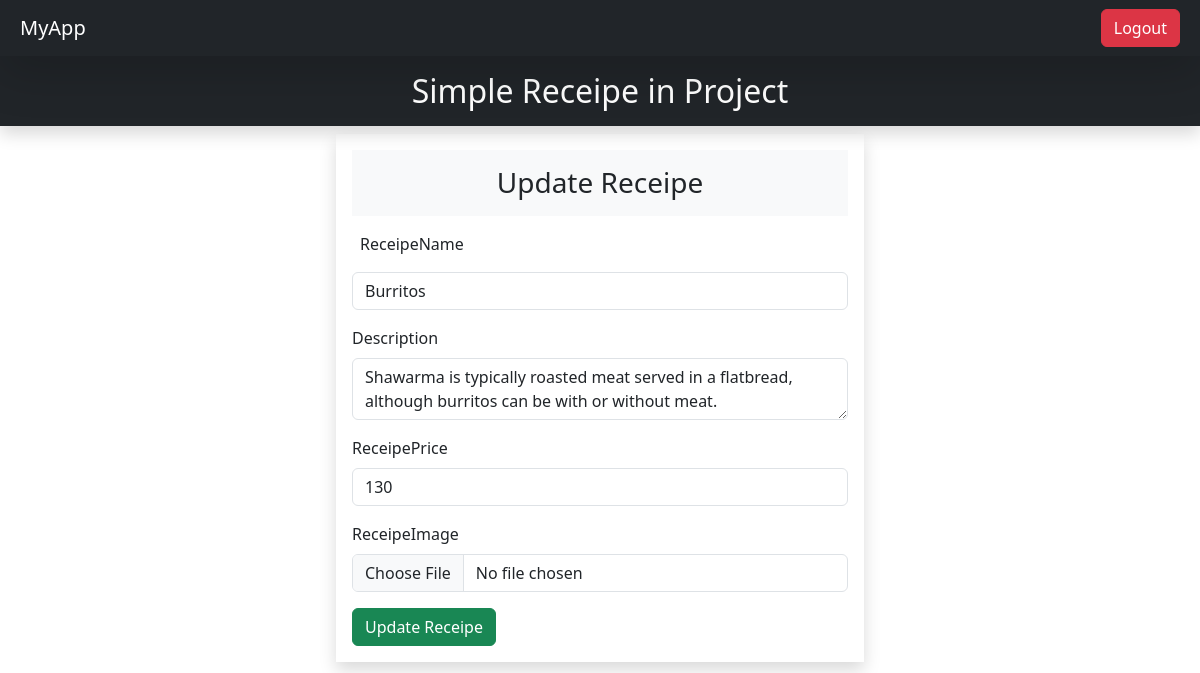
The app's page /update/24/ (signed in) with its own data.
### receipevege/models.py (models this page shows)
class Receipe(models.Model):
    user = models.ForeignKey(User, on_delete=models.SET_NULL, null = True, blank=True)
    re_name = models.CharField(max_length=100)
    re_description = models.TextField(max_length=1000)
    re_price = models.IntegerField()
    re_images = models.ImageField(upload_to='receipe')

### receipevege/views.py (the view, shortened to what this page needs)
# urls.py: path('update/<int:id>/', views.updateData, name='UpdateData'),
@login_required(login_url='/')
def updateData(request,id):
    queryset = Receipe.objects.get(id=id)
    return render(request,'receipevege/update.html',{'qdata':queryset})

### receipevege/templates/receipevege/update.html (shortened to what this page needs)
{% extends "receipevege/base.html" %}
{% block content %}
    <div class="container-fulid ">
        <h2 class="alert-danger bg-dark  text-white text-center p-3 shadow">Simple Receipe in Project</h2>
        <div class="row">
            <div class="col-sm-8 offset-2">
                <form action="#" method="POST" enctype="multipart/form-data" class="shadow p-3 col-8 m-auto shadow">
                  <h3 class="p-2 text-center bg-light p-3">Update Receipe</h3>
                    <div class="mb-3">
                        <label for="receipename" class="form-label p-2">ReceipeName</label>
                        <input type="text"  name="re_name" class="form-control" value="{{ qdata.re_name }}" required id="receipename">
                    </div>
                    <div class="mb-3">
                        <label for="description" class="form-label">Description</label>
                        <textarea type="text" name="re_description" id="description" value="" required class="form-control">{{ qdata.re_description }}</textarea>
                    </div>
                    <div class="mb-3">
                      <label for="receiprice" class="form-label">ReceipePrice</label>
                      <input type="number"  name="re_price" class="form-control"  value="{{ qdata.re_price }}"  required id="receiprice">
                    </div>
                    <div class="mb-3">
                      <label for="receimage" class="form-label">ReceipeImage</label>
                      <input type="file"  name="re_images" class="form-control"   value=" {{ qdata.re_image }} "  required id="receimage">
                    </div>
                    <button type="submit" class="btn btn-success">Update Receipe</button>
                </form>
            </div>
        </div>
    </div>
{% endblock  %}

### records on screen
Receipe: re_name "Burritos", re_description "Shawarma is typically roasted meat served in a flatbread, although burritos can be with or without meat.", re_price "130"
